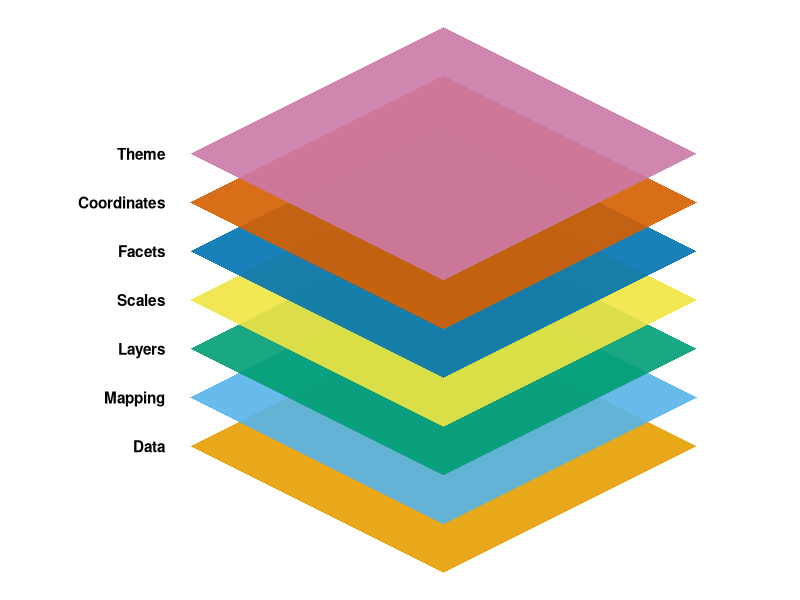

This figure's R source:
# r2py crawler metadata
# package: ggplot2
# source_type: vignette
# topic: ggplot2_s2
# source_file: C:\Users\bened\AppData\Local\R\win-library\4.5\ggplot2\doc\ggplot2.R
# lines: 31

suppressPackageStartupMessages(library(ggplot2))
#| label: overview_graphic
#| echo: false
#| fig.alt: "A schematic displaying seven overlaying rhombuses indicating the
#|  different composable parts. From bottom to top, the labels read 'Data', 
#|  'Mapping', 'Layers', 'Scales', 'Facets', 'Coordinates' and 'Theme'."
n <- 7
x <- outer(c(-2, 0, 2, 0), rep(1, n))
y <- outer(c(0, 1, 0, -1), seq(0, 2.309, length.out = n), FUN = `+`)

df <- data.frame(
  x = as.vector(x),
  y = as.vector(y),
  group = as.vector(col(x))
)

ggplot(df, aes(x, y, group = group, fill = factor(group))) +
  geom_polygon(alpha = 0.9) +
  coord_equal() +
  scale_y_continuous(
    breaks = seq(0, 2.309, length.out = n),
    labels = c("Data", "Mapping", "Layers", "Scales",
               "Facets", "Coordinates", "Theme")
  ) +
  scale_fill_manual(
    values = c("#E69F00", "#56B4E9", "#009E73", "#F0E442",
               "#0072B2", "#D55E00", "#CC79A7"),
    guide = "none"
  ) +
  theme_void() +
  theme(axis.text.y = element_text(face = "bold", hjust = 1))
